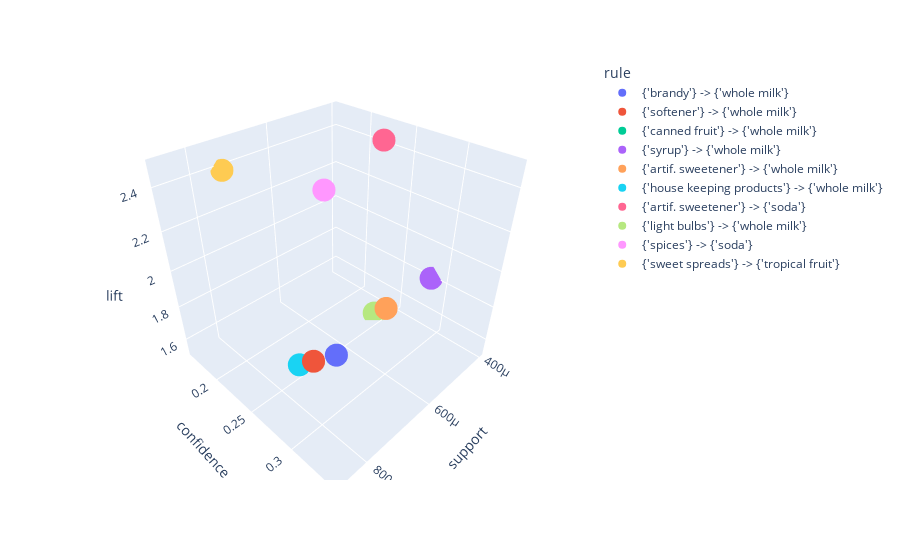

Notebook cell for this chart:
### Code cell
# Plot a interactive 3D scatter of association rules
scatter_fig = px.scatter_3d(rules.sort_values(by=['confidence'], ascending=False)[:10], x='support', y='confidence', z='lift', color='rule')
scatter_fig.show()

### Figure 1 — Plotly figure (JSON) as saved in the notebook; plotly's stock layout.template omitted (floating-point values rounded to 4 significant figures)
{"data": [{"hovertemplate": "rule={'brandy'} -> {'whole milk'}<br>support=%{x}<br>confidence=%{y}<br>lift=%{z}<extra></extra>", "legendgroup": "{'brandy'} -> {'whole milk'}", "marker": {"color": "#636efa", "symbol": "circle"}, "mode": "markers", "name": "{'brandy'} -> {'whole milk'}", "scene": "scene", "showlegend": true, "type": "scatter3d", "x": [0.0008688], "y": [0.3421], "z": [2.166]}, {"hovertemplate": "rule={'softener'} -> {'whole milk'}<br>support=%{x}<br>confidence=%{y}<br>lift=%{z}<extra></extra>", "legendgroup": "{'softener'} -> {'whole milk'}", "marker": {"color": "#EF553B", "symbol": "circle"}, "mode": "markers", "name": "{'softener'} -> {'whole milk'}", "scene": "scene", "showlegend": true, "type": "scatter3d", "x": [0.000802], "y": [0.2927], "z": [1.853]}, {"hovertemplate": "rule={'canned fruit'} -> {'whole milk'}<br>support=%{x}<br>confidence=%{y}<br>lift=%{z}<extra></extra>", "legendgroup": "{'canned fruit'} -> {'whole milk'}", "marker": {"color": "#00cc96", "symbol": "circle"}, "mode": "markers", "name": "{'canned fruit'} -> {'whole milk'}", "scene": "scene", "showlegend": true, "type": "scatter3d", "x": [0.000401], "y": [0.2857], "z": [1.809]}, {"hovertemplate": "rule={'syrup'} -> {'whole milk'}<br>support=%{x}<br>confidence=%{y}<br>lift=%{z}<extra></extra>", "legendgroup": "{'syrup'} -> {'whole milk'}", "marker": {"color": "#ab63fa", "symbol": "circle"}, "mode": "markers", "name": "{'syrup'} -> {'whole milk'}", "scene": "scene", "showlegend": true, "type": "scatter3d", "x": [0.000401], "y": [0.2857], "z": [1.809]}, {"hovertemplate": "rule={'artif. sweetener'} -> {'whole milk'}<br>support=%{x}<br>confidence=%{y}<br>lift=%{z}<extra></extra>", "legendgroup": "{'artif. sweetener'} -> {'whole milk'}", "marker": {"color": "#FFA15A", "symbol": "circle"}, "mode": "markers", "name": "{'artif. sweetener'} -> {'whole milk'}", "scene": "scene", "showlegend": true, "type": "scatter3d", "x": [0.0005347], "y": [0.2759], "z": [1.747]}, {"hovertemplate": "rule={'house keeping products'} -> {'whole milk'}<br>support=%{x}<br>confidence=%{y}<br>lift=%{z}<extra></extra>", "legendgroup": "{'house keeping products'} -> {'whole milk'}", "marker": {"color": "#19d3f3", "symbol": "circle"}, "mode": "markers", "name": "{'house keeping products'} -> {'whole milk'}", "scene": "scene", "showlegend": true, "type": "scatter3d", "x": [0.0007351], "y": [0.2444], "z": [1.548]}, {"hovertemplate": "rule={'artif. sweetener'} -> {'soda'}<br>support=%{x}<br>confidence=%{y}<br>lift=%{z}<extra></extra>", "legendgroup": "{'artif. sweetener'} -> {'soda'}", "marker": {"color": "#FF6692", "symbol": "circle"}, "mode": "markers", "name": "{'artif. sweetener'} -> {'soda'}", "scene": "scene", "showlegend": true, "type": "scatter3d", "x": [0.0004678], "y": [0.2414], "z": [2.486]}, {"hovertemplate": "rule={'light bulbs'} -> {'whole milk'}<br>support=%{x}<br>confidence=%{y}<br>lift=%{z}<extra></extra>", "legendgroup": "{'light bulbs'} -> {'whole milk'}", "marker": {"color": "#B6E880", "symbol": "circle"}, "mode": "markers", "name": "{'light bulbs'} -> {'whole milk'}", "scene": "scene", "showlegend": true, "type": "scatter3d", "x": [0.0004678], "y": [0.2414], "z": [1.528]}, {"hovertemplate": "rule={'spices'} -> {'soda'}<br>support=%{x}<br>confidence=%{y}<br>lift=%{z}<extra></extra>", "legendgroup": "{'spices'} -> {'soda'}", "marker": {"color": "#FF97FF", "symbol": "circle"}, "mode": "markers", "name": "{'spices'} -> {'soda'}", "scene": "scene", "showlegend": true, "type": "scatter3d", "x": [0.0006015], "y": [0.225], "z": [2.317]}, {"hovertemplate": "rule={'sweet spreads'} -> {'tropical fruit'}<br>support=%{x}<br>confidence=%{y}<br>lift=%{z}<extra></extra>", "legendgroup": "{'sweet spreads'} -> {'tropical fruit'}", "marker": {"color": "#FECB52", "symbol": "circle"}, "mode": "markers", "name": "{'sweet spreads'} -> {'tropical fruit'}", "scene": "scene", "showlegend": true, "type": "scatter3d", "x": [0.0007351], "y": [0.1618], "z": [2.387]}], "layout": {"legend": {"title": {"text": "rule"}, "tracegroupgap": 0}, "margin": {"t": 60}, "scene": {"domain": {"x": [0, 1], "y": [0, 1]}, "xaxis": {"title": {"text": "support"}}, "yaxis": {"title": {"text": "confidence"}}, "zaxis": {"title": {"text": "lift"}}}}}
